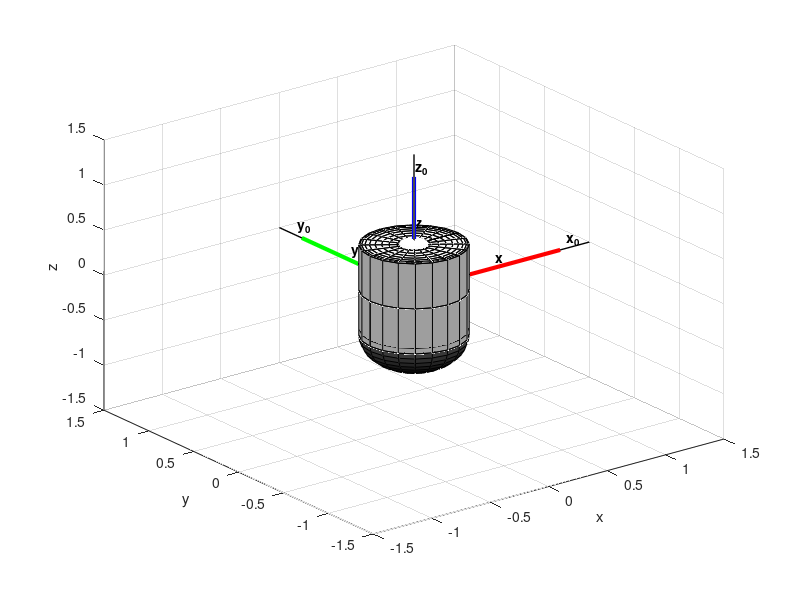

This figure's MATLAB source: (Note: this script raises an error after producing the figure.)
%------------------------------------------------------------------------
% Program name  : Flight Path Simulation/Motion Tracking
% Team          : Ursa Major Ascending Forward
% College       : Phoenix College
% Year          : 2015-16
% Author        : Oliver Salmeron
%
% Goal          : Collaborate post processing algorithms amongst teams to share,
% improve and optimtize code and analyzation. Read the License.txt for more info on the
% idea. 
%
% Description   : Matlab script for processing IMU data to simulate the flight motion. 
% 
% This program will open a text file containing flight data (roll,pitch,yaw) to rotate a 3D
% object. The result is saved as a movie named 'flightSimulation.mp4' within the same folder.
% This will help to visualize the motion tracking of a payload during the course of a flight.
% 
% To look up a MATLAB command, highlight command and press F1. Or, type:
% help "command" (without exclamations).
%
% Steps Outline :
%   1. Generate Grid.
%   2. Generate Cylinder and Frame vectors -- Used to create object.
%   3. Plot the Cylinder and Frame vectors -- Plot shapes.
%   4. Create a Group Object and Parent Surface -- Make object using shapes
%   5. Import 'flightData.txt' text file for reading -- include full file
%   path.
%   6. Open/Close text file to read and exctract data.
%   7. Parse imported data into temporary variables.
%   8. Create Video File to write to -- "flightSimulation".
%   9. For Loop -- Plot the frames and save to Video file.
%   10. Close Video File.
%
% To do's       : Add here
%
%-------------------------------------------------------------------------

%% 1. Generate Grid

clf
myaxes = axes('xlim',[-1.5 1.5],'ylim',[-1.5 1.5],'zlim',[-1.5 1.5]);
view(3)
grid on
hold on
xlabel('x')
ylabel('y')
zlabel('z')

% Additional Grid options
%axis square        % Adjusts plot axes to square
%axis equal         % Adjusts plot axes to equal
%axis off           % Removes axes grid

%% 2. Generate the Cylinder and frame vectors.

% draw the three coloured frame vectors
Lx = line([0 1.25],[0,0],[0,0],'color',[1,0,0]);
Ly = line([0 0],[0,1.25],[0,0],'color',[0,1,0]);
Lz = line([0 0],[0,0],[0,1.25],'color',[0,0,1]);
	
set([Lx,Ly,Lz],'linewidth',3)
    
% add text for x,y and z for each frame vector
tX = text('position',[.7 0 .1],'string','x','fontw','b');
tY = text('position',[ 0 .7 .1],'string','y','fontw','b');
tZ = text('position',[.05 0.05 .7],'string','z','fontw','b');
	
% draw the three axis vectors for reference (note the origin offset)
line([0,1.5],[0,0],[0,0],'color',[0,0,0],'linewidth',1);
line([0,0],[0,1.5],[0,0],'color',[0,0,0],'linewidth',1);
line([0,0],[0,0],[0,1.5],'color',[0,0,0],'linewidth',1);
	
% add text for x0,y0 and z0 for each base frame line
text('position',[1.3 0 .1],'string','x_0','fontw','b');
text('position',[ 0 1.3 .1],'string','y_0','fontw','b');
text('position',[.05 0.05 1.3],'string','z_0','fontw','b');

% create Cylinder
[X,Y,Z] = cylinder([0.75 0.75]);

% create Sphere
[S1,S2,S3] = sphere;
    
%% 3. Plot the shapes/Create the object

% Plot the cylinder (Body)	
h(1) = surf(X.*0.5,Y.*0.5,Z.*0.5);
h(2) = surf(-X.*0.5,-Y.*0.5,-Z.*0.5);

% Plot the Sphere (Bottom)
h(3)  = surf(S1.*0.375,S2.*0.375,S3.*0.375-0.5);

% Plot the Circle (Lid) using sphere
h(4) = surf(S1.*0.375,S2.*0.375,S3.*0+0.5);
h(5) = mesh(S1.*0.1,S2.*0.1,S3.*0.05+0.5);

%Set the colormap
colormap(gray)

% Plot the Base and Frame Vectors
h(6) = Lx;
h(7) = Ly;
h(8) = Lz;

h(9) = tX;
h(10) = tY;
h(11) = tZ;

% plot origin point at the center of the object
plot3(0,0,0,'x','markersize',20,'color','k')

%% 4. Create a group object and parent surface 
    
set(h,'Clipping','off');
combinedobject = hgtransform('parent',myaxes);
set(h, 'parent', combinedobject)
drawnow

%% 5. Import 'flightData' text file for reading. 

% Used the Import tool from the home tab to visually select data to extract from a
% file and then generate the following script. The data file can be named
% anything but it needs to be consistent with the filename.

%Initialize variables.

% Only the filename needs to be updated with the correct full file path.
filename = 'C:\Users\Oliver\Documents\GitHub\flightPathSimulator\flightData.txt';
delimiter = '\t';
startRow = 2;
    
% Format string for each line of text (formatSpec):
    %   column1: double (%f)
    %	column2: double (%f)
    %   column3: double (%f)
    %	column4: double (%f)
    %   column5: double (%f)
    %	column6: double (%f)
    %   column7: double (%f)
    % For more information, see the TEXTSCAN documentation.
    formatSpec = '%f%f%f%f%f%f%f%[^\n\r]';

%% 6. Open/Close text file to read and extract data

% Open the text file.
fileID = fopen(filename,'r');
    
% Read columns of data according to format string.
% This call is based on the structure of the file used to generate this
% code. If an error occurs for a different file, try regenerating the code
% from the Import Tool.
dataArray = textscan(fileID, formatSpec, 'Delimiter', delimiter, 'EmptyValue' ,NaN,'HeaderLines' ,startRow-1, 'ReturnOnError', false);
    
% Close the text file.
fclose(fileID);

%%  7. Parse imported data into temporary variables.

% Allocate imported array to column variable names
Time = dataArray{:, 1};
roll = dataArray{:, 2};
pitch = dataArray{:, 3};
yaw = dataArray{:, 4};
%lat = dataArray{:, 5};
%lon = dataArray{:, 6};
%alt = dataArray{:, 7};
    
% Clear temporary variables
clearvars filename delimiter startRow formatSpec fileID dataArray ans;
    
%% 8. Create Video File to write to.
v = VideoWriter('flightSimulation.mp4','MPEG-4')         % Create an mp4 file type and display properties
v.FrameRate = 30;          % Change the Frame Rate of the exported video
open(v);
%axis tight manual
set(gca,'nextplot','replacechildren');

%% 9. For Loop -- Plot frames and write each frame to Video File.
% Define the conversion factors/global variables
    radians_degree = pi/180;    % Conversion factor from Degrees to Radians.

% For Loop
for Time = 1:7000     % Update limits of while loop to the desired Time frame

    % Read Euler angles (roll,pitch,yaw-->r,p,y).
    r = roll(Time);         % r <-- roll reading
    p = pitch(Time);        % p <-- pitch reading
    y = yaw(Time);          % y <-- yaw reading
        
    % Convert Euler angles to (X,Y,Z) axes rotations in radians.
    X = r*radians_degree;   % X <-- r
    Y = p*radians_degree;   % Y <-- p
    Z = y*radians_degree;   % Z <-- y
    
    % Create a Rotatation Matrix using axes rotations
    Rot = makehgtform('xrotate',X,'yrotate',Y,'zrotate',Z);
    set(combinedobject,'Matrix',Rot)
  
    % New Plot
    drawnow;
    pause(0.01);            % Change the plot rate of MATLAB animation (not video)
    
    axis([-1.5 1.5 -1.5 1.5 -1.5 1.5])  % Set the axis for each frame of the loop for recording a movie
    frame = getframe;       % Get frame
    writeVideo(v,frame);    % Save frame to Video. Rename afterwards for description.
   
    Time=Time+1;            % Increment the for loop
end

%% 10. Close video
close(v);